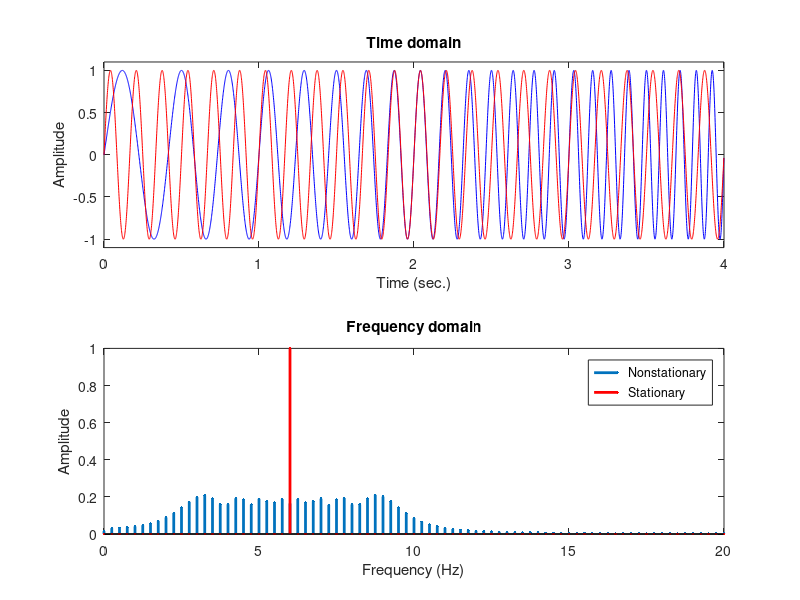
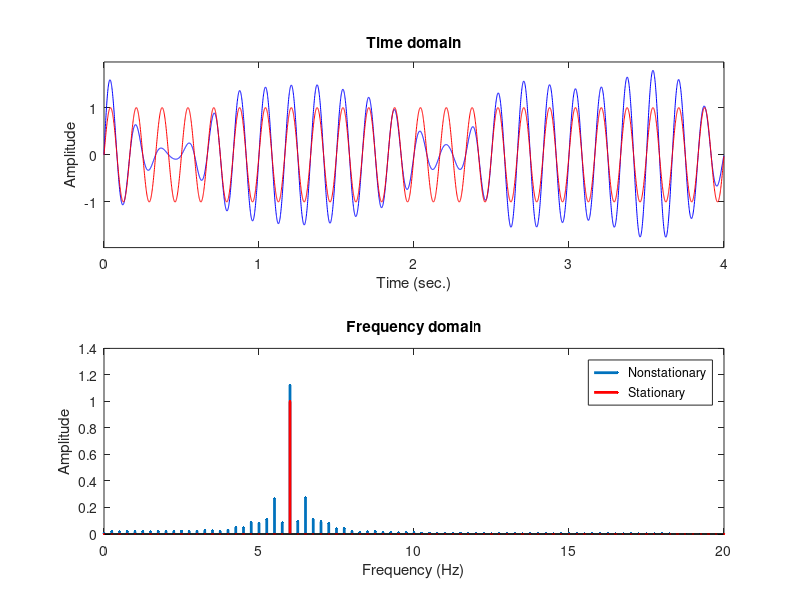

Recreate these plots in MATLAB, in order.
%%
%     COURSE: Solved problems in neural time series analysis
%    SECTION: Spectral analyses
%      VIDEO: FFT of stationary and non-stationary simulated data
% Instructor: sincxpress.com
%
%%

%% simulation 1: frequency non-stationarity


% simulation parameters
srate = 1000;
n     = 4000;
t     = (0:n-1)/srate;


% create signals (sine wave and linear chirp)
f  = [2 10];
ff = linspace(f(1),mean(f),n);
signal1 = sin(2*pi.*ff.*t);
signal2 = sin(2*pi.*mean(f).*t);

% Fourier spectra
signal1X = fft(signal1)/n;
signal2X = fft(signal2)/n;
hz = linspace(0,srate/2,floor(n/2)+1);

% amplitude spectra
signal1Amp = abs(signal1X(1:length(hz)));
signal1Amp(2:end-1) = 2*signal1Amp(2:end-1);

signal2Amp = abs(signal2X(1:length(hz)));
signal2Amp(2:end-1) = 2*signal2Amp(2:end-1);



% plot the signals in the time domain
figure(1), clf
subplot(211)
plot(t,signal1,'b'), hold on
plot(t,signal2,'r')
xlabel('Time (sec.)'), ylabel('Amplitude')
set(gca,'ylim',[-1.1 1.1])
title('Time domain')


% and their amplitude spectra
subplot(212)
stem(hz,signal1Amp,'.-','linew',2), hold on
stem(hz,signal2Amp,'r.-','linew',2)
xlabel('Frequency (Hz)'), ylabel('Amplitude')
set(gca,'xlim',[0 20])
title('Frequency domain')
legend({'Nonstationary';'Stationary'})

%% simulation 2: amplitude non-stationarity

% simulation parameters
srate = 1000;
n     = 4000; % try other values
t     = (0:n-1)/srate;

% create signals
f = 6;
ampmod  = 2*interp1(rand(1,10),linspace(1,10,n),'pchip');
signal1 = ampmod .* sin(2*pi.*f.*t);
signal2 = sin(2*pi.*mean(f).*t);

% Fourier spectra
signal1X = fft(signal1)/n;
signal2X = fft(signal2)/n;
hz = linspace(0,srate/2,floor(n/2)+1);

% amplitude spectra
signal1Amp = abs(signal1X(1:length(hz)));
signal1Amp(2:end-1) = 2*signal1Amp(2:end-1);

signal2Amp = abs(signal2X(1:length(hz)));
signal2Amp(2:end-1) = 2*signal2Amp(2:end-1);



% plot the signals in the time domain
figure(2), clf
subplot(211)
plot(t,signal1,'b'), hold on
plot(t,signal2,'r')
xlabel('Time (sec.)'), ylabel('Amplitude')
set(gca,'ylim',[-1.1 1.1]*max(signal1))
title('Time domain')


% and their amplitude spectra
subplot(212)
stem(hz,signal1Amp,'.-','linew',2), hold on
stem(hz,signal2Amp,'r.-','linew',2)
xlabel('Frequency (Hz)'), ylabel('Amplitude')
set(gca,'xlim',[0 20])
title('Frequency domain')
legend({'Nonstationary';'Stationary'})

%% done.
